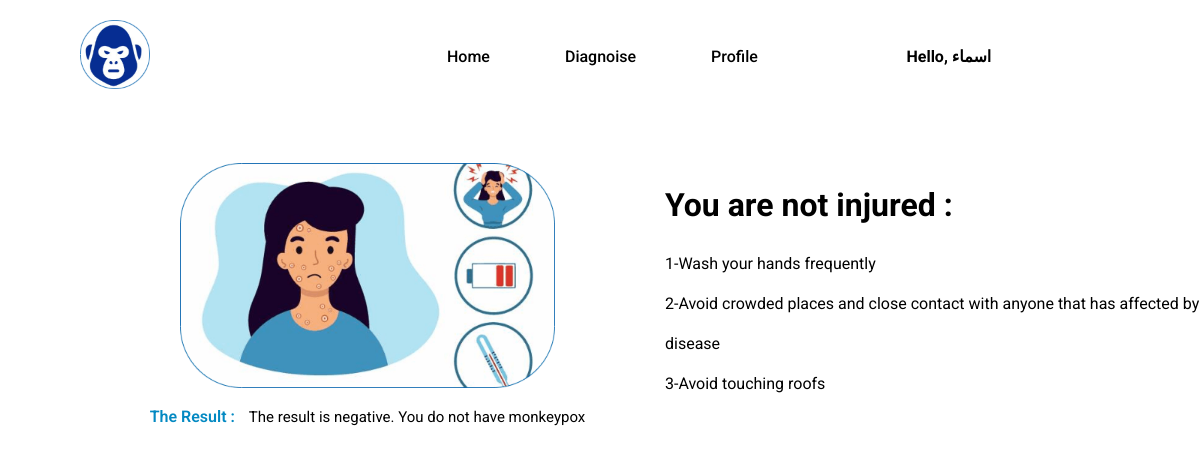
The page /diagonsis/test-result/10/ (signed in) on the database its author committed.
### accounts/models.py (models this page shows, shortened)
class CustomUser(AbstractUser):
    email = models.EmailField(unique=True)
    USERNAME_FIELD = 'email'
    REQUIRED_FIELDS = ['username']
    is_doctor = models.BooleanField(default=False)
    is_admmin = models.BooleanField(default=False)
    is_user = models.BooleanField(default=False)
    image = models.ImageField(upload_to=image_upload, blank=True, null=True)
    age = models.PositiveIntegerField(null=True, blank=True)
    slug = models.SlugField(blank=True, null=True)
    address =models.CharField(max_length=50, blank=True, null=True)
    phone = models.CharField(max_length=11, null=True, blank=True)
    verify_image=models.BooleanField(default=False)
    rate1=models.BooleanField(default=False)
    rate2=models.BooleanField(default=False)
    rate3=models.BooleanField(default=False)
    rate4=models.BooleanField(default=False)
    rate5=models.BooleanField(default=False)

### diagonsis/models.py (models this page shows, shortened)
class MedicalTest(models.Model):
    test_types = (
        ("anemia", "أنيميا"),
        ("anemia-hada", "أنيميا حادة "),)
    user=models.ForeignKey( CustomUser,on_delete=models.CASCADE)
    image=models.ImageField( upload_to=image_upload, height_field=None, width_field=None, max_length=None)
    upload_date=models.DateTimeField( auto_now=True)
    result = models.CharField(max_length=50,blank=True,null=True)

### diagonsis/views.py (the view)
# urls.py: path('test-result/<int:pk>/', MedicalTestDetailView.as_view(), name='test_detail'),
class MedicalTestDetailView(DetailView):
    model = MedicalTest
    template_name = 'result.html'
    context_object_name = 'test'

### diagonsis/templates/result.html (shortened to what this page needs)
{% load static %}
{% load bootstrap4 %}
{% load crispy_forms_tags %}
<!DOCTYPE html>
<html lang="en">
<head>
    <link rel="stylesheet" href="{% static 'css/dashboard.css' %}">
    <link href="https://cdn.jsdelivr.net/npm/remixicon@2.5.0/fonts/remixicon.css" rel="stylesheet">
    <link rel="stylesheet" href="https://unpkg.com/boxicons@latest/css/boxicons.min.css">
</head>
<body>
    <div class="user-home">
        <div id="nav-holder">
            <div id="flex-nav">
                <a href="#" class="logo">
                    <img src="{% static 'imgs/logo.png' %}" alt="Logo">
                </a>
                <nav>
                    <ul>
                        <li><a class="active" href="{% url 'accounts:login_home' %}">Home</a></li>
                        <li><a href="{% url 'diagonsis:upload_test' %}">Diagnoise</a></li>
                        <li><a href="{% url 'accounts:profile' request.user.slug%}">Profile</a></li>
                    </ul>
                    <h3>Hello, {{request.user.first_name}}</h3>
                </nav>
            </div>
        </div>
        <div class="diagnosis-user">
            <div class="l-side">
                <img src="{% static 'imgs/p0.png' %}" alt="">
                <br>
                <p>The Result : <span>  {{test.result}}</span></p>
            </div>
            {% if test.result == "The result is positive. You have monkeypox" %}
            <div class="r-side">
                <h1>You are injured :</h1>
                    <p>1- Anyone with symptoms of monkeypox should contact a health care provider as soon as possible.
                    <br> 2- Avoid close contact with others. Wear a mask.
                    <br>3-  cover any sores and let the provider know before you arrive for care.
                    <br>4-Some providers offer testing for people who have symptoms of monkeypox.
                    <br>4-Some providers offer testing for people who have symptoms of monkeypox.
                </p>
            </div>
            {% else %}
            <div class="r-side">
                <h1>You are not injured :</h1>
                <p>1-Wash your hands frequently
                    <br> 2-Avoid crowded places and close contact with anyone that has affected by disease
                    <br> 3-Avoid touching roofs
                </p>
            </div>
            {% endif %}
        </div>
</body>
</html>

### static/css/dashboard.css (style rules this page uses)
* { box-sizing: border-box; -webkit-box-sizing: border-box; -ms-box-sizing: border-box; padding: 0; margin: 0; list-style: none; text-decoration: none; }
:root { --main-color: #0462ad; --sub-color: #0389c2; --sidebar-color: #f0f0f5; }
html { scroll-behavior: smooth; }
body { min-height: 100vh; font-family: "Roboto", sans-serif; }
.user-home #nav-holder { padding: 20px 80px; margin-left: auto; margin-right: auto; }
.user-home #nav-holder #flex-nav { width: 100%; display: flex; justify-content: space-between; align-items: center; position: relative; }
.user-home #nav-holder #flex-nav .logo { width: 30%; }
.user-home #nav-holder #flex-nav .logo img { width: 70px; }
.user-home #nav-holder #flex-nav nav { display: flex; justify-content: space-between; align-items: center; width: 70%; }
.user-home #nav-holder #flex-nav nav ul { display: flex; }
.user-home #nav-holder #flex-nav nav ul li { margin-left: 35px; }
.user-home #nav-holder #flex-nav nav ul li a { color: black; padding: 30px 20px; font-size: 16px; transition: 0.3s; position: relative; font-weight: 500; }
.user-home #nav-holder #flex-nav nav ul li a::after { position: absolute; content: ""; width: 0; height: 2px; background-color: black; bottom: 20px; left: 20px; transition: 0.3s ease; }
.user-home #nav-holder #flex-nav nav h3 { font-size: 16px; }
.diagnosis-user { display: grid; grid-template-columns: repeat(2, 1fr); gap: 30px; margin: 50px 0 0 100px; }
.diagnosis-user .l-side { display: flex; flex-direction: column; justify-content: center; align-items: center; }
.diagnosis-user .l-side img { width: 70%; }
.diagnosis-user .l-side p { font-size: 16px; font-weight: 600; color: var(--sub-color); }
.diagnosis-user .l-side p span { font-size: 15px; color: black; font-weight: 400; margin-left: 10px; }
.diagnosis-user .l-side::after { position: absolute; content: ""; height: 50%; width: 2px; background-color: black; left: 645px; }
.diagnosis-user .r-side { display: flex; flex-direction: column; justify-content: center; }
.diagnosis-user .r-side h1 { margin-bottom: 20px; }
.diagnosis-user .r-side p { font-size: 16px; line-height: 40px; }

### diagonsis/templates/result.html (style rules this page uses)
.diagnosis-user .l-side::after { display: none; }

### rows shown on the page
CustomUser: user.first_name "اسماء"
MedicalTest: result "The result is negative. You do not have monkeypox"
